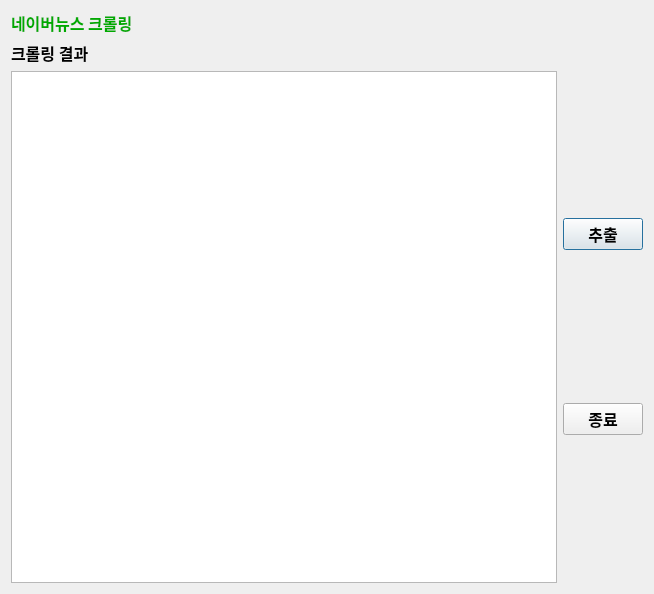
<?xml version="1.0" encoding="UTF-8"?>
<ui version="4.0">
 <class>Dialog</class>
 <widget class="QDialog" name="Dialog">
  <property name="geometry">
   <rect>
    <x>0</x>
    <y>0</y>
    <width>654</width>
    <height>594</height>
   </rect>
  </property>
  <property name="windowTitle">
   <string>Dialog</string>
  </property>
  <layout class="QGridLayout" name="gridLayout">
   <item row="0" column="0">
    <layout class="QVBoxLayout" name="verticalLayout_2">
     <item>
      <widget class="QLabel" name="label">
       <property name="font">
        <font>
         <family>맑은 고딕</family>
         <pointsize>12</pointsize>
         <weight>75</weight>
         <bold>true</bold>
        </font>
       </property>
       <property name="text">
        <string>&lt;html&gt;&lt;head/&gt;&lt;body&gt;&lt;p&gt;&lt;span style=&quot; color:#00aa00;&quot;&gt;네이버뉴스 크롤링&lt;/span&gt;&lt;/p&gt;&lt;/body&gt;&lt;/html&gt;</string>
       </property>
      </widget>
     </item>
     <item>
      <layout class="QHBoxLayout" name="horizontalLayout_2"/>
     </item>
     <item>
      <widget class="QLabel" name="label_2">
       <property name="font">
        <font>
         <family>맑은 고딕</family>
         <pointsize>12</pointsize>
         <weight>75</weight>
         <bold>true</bold>
        </font>
       </property>
       <property name="text">
        <string>크롤링 결과</string>
       </property>
      </widget>
     </item>
     <item>
      <layout class="QHBoxLayout" name="horizontalLayout">
       <item>
        <widget class="QTextBrowser" name="textBrowser">
         <property name="font">
          <font>
           <family>맑은 고딕</family>
           <pointsize>12</pointsize>
           <weight>75</weight>
           <bold>true</bold>
          </font>
         </property>
        </widget>
       </item>
       <item>
        <layout class="QVBoxLayout" name="verticalLayout">
         <item>
          <widget class="QPushButton" name="crawling">
           <property name="font">
            <font>
             <family>맑은 고딕</family>
             <pointsize>12</pointsize>
             <weight>75</weight>
             <bold>true</bold>
            </font>
           </property>
           <property name="text">
            <string>추출</string>
           </property>
          </widget>
         </item>
         <item>
          <widget class="QPushButton" name="end_btn">
           <property name="font">
            <font>
             <family>맑은 고딕</family>
             <pointsize>12</pointsize>
             <weight>75</weight>
             <bold>true</bold>
            </font>
           </property>
           <property name="text">
            <string>종료</string>
           </property>
          </widget>
         </item>
        </layout>
       </item>
      </layout>
     </item>
    </layout>
   </item>
  </layout>
 </widget>
 <resources/>
 <connections/>
</ui>
